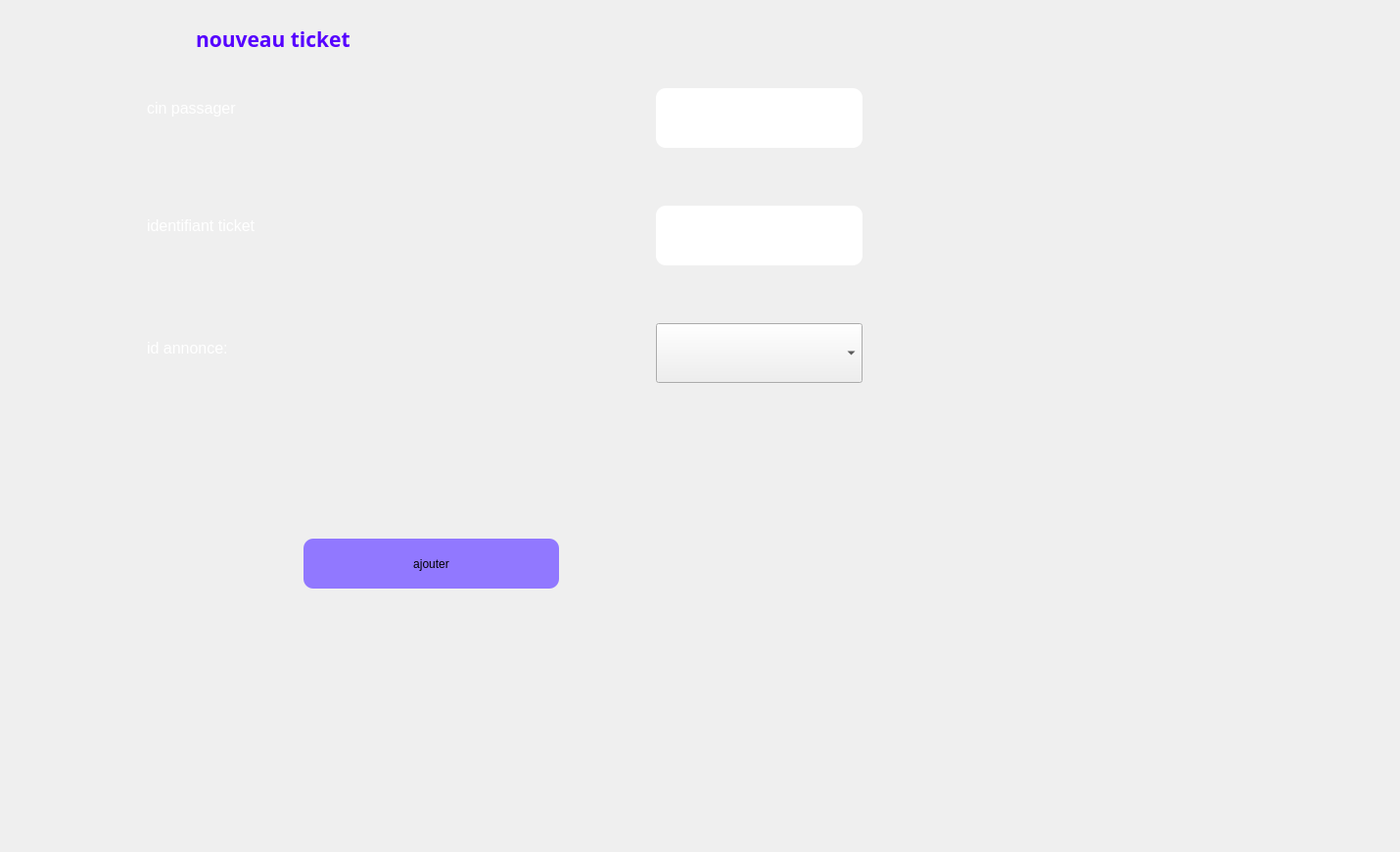
      <widget class="QWidget" name="tab_10">
       <attribute name="title">
        <string>ajouter</string>
       </attribute>
       <widget class="QLabel" name="label_31">
        <property name="geometry">
         <rect>
          <x>200</x>
          <y>10</y>
          <width>341</width>
          <height>61</height>
         </rect>
        </property>
        <property name="palette">
         <palette>
          <active>
           <colorrole role="WindowText">
            <brush brushstyle="SolidPattern">
             <color alpha="255">
              <red>85</red>
              <green>0</green>
              <blue>255</blue>
             </color>
            </brush>
           </colorrole>
          </active>
          <inactive>
           <colorrole role="WindowText">
            <brush brushstyle="SolidPattern">
             <color alpha="255">
              <red>85</red>
              <green>0</green>
              <blue>255</blue>
             </color>
            </brush>
           </colorrole>
          </inactive>
          <disabled>
           <colorrole role="WindowText">
            <brush brushstyle="SolidPattern">
             <color alpha="255">
              <red>120</red>
              <green>120</green>
              <blue>120</blue>
             </color>
            </brush>
           </colorrole>
          </disabled>
         </palette>
        </property>
        <property name="font">
         <font>
          <family>Bahnschrift SemiBold</family>
          <pointsize>9</pointsize>
          <weight>75</weight>
          <bold>true</bold>
         </font>
        </property>
        <property name="text">
         <string>&lt;html&gt;&lt;head/&gt;&lt;body&gt;&lt;p&gt;&lt;span style=&quot; font-size:16pt;&quot;&gt;nouveau ticket&lt;/span&gt;&lt;/p&gt;&lt;/body&gt;&lt;/html&gt;</string>
        </property>
        <property name="textFormat">
         <enum>Qt::RichText</enum>
        </property>
       </widget>
       <widget class="QLabel" name="label_32">
        <property name="geometry">
         <rect>
          <x>150</x>
          <y>90</y>
          <width>291</width>
          <height>41</height>
         </rect>
        </property>
        <property name="palette">
         <palette>
          <active>
           <colorrole role="WindowText">
            <brush brushstyle="SolidPattern">
             <color alpha="255">
              <red>255</red>
              <green>255</green>
              <blue>255</blue>
             </color>
            </brush>
           </colorrole>
          </active>
          <inactive>
           <colorrole role="WindowText">
            <brush brushstyle="SolidPattern">
             <color alpha="255">
              <red>255</red>
              <green>255</green>
              <blue>255</blue>
             </color>
            </brush>
           </colorrole>
          </inactive>
          <disabled>
           <colorrole role="WindowText">
            <brush brushstyle="SolidPattern">
             <color alpha="255">
              <red>120</red>
              <green>120</green>
              <blue>120</blue>
             </color>
            </brush>
           </colorrole>
          </disabled>
         </palette>
        </property>
        <property name="text">
         <string>&lt;html&gt;&lt;head/&gt;&lt;body&gt;&lt;p&gt;&lt;span style=&quot; font-size:12pt;&quot;&gt;cin passager&lt;/span&gt;&lt;/p&gt;&lt;/body&gt;&lt;/html&gt;</string>
        </property>
       </widget>
       <widget class="QLabel" name="label_33">
        <property name="geometry">
         <rect>
          <x>150</x>
          <y>210</y>
          <width>281</width>
          <height>41</height>
         </rect>
        </property>
        <property name="palette">
         <palette>
          <active>
           <colorrole role="WindowText">
            <brush brushstyle="SolidPattern">
             <color alpha="255">
              <red>255</red>
              <green>255</green>
              <blue>255</blue>
             </color>
            </brush>
           </colorrole>
          </active>
          <inactive>
           <colorrole role="WindowText">
            <brush brushstyle="SolidPattern">
             <color alpha="255">
              <red>255</red>
              <green>255</green>
              <blue>255</blue>
             </color>
            </brush>
           </colorrole>
          </inactive>
          <disabled>
           <colorrole role="WindowText">
            <brush brushstyle="SolidPattern">
             <color alpha="255">
              <red>120</red>
              <green>120</green>
              <blue>120</blue>
             </color>
            </brush>
           </colorrole>
          </disabled>
         </palette>
        </property>
        <property name="text">
         <string>&lt;html&gt;&lt;head/&gt;&lt;body&gt;&lt;p&gt;&lt;span style=&quot; font-size:12pt;&quot;&gt;identifiant ticket&lt;/span&gt;&lt;/p&gt;&lt;/body&gt;&lt;/html&gt;</string>
        </property>
       </widget>
       <widget class="QLabel" name="label_34">
        <property name="geometry">
         <rect>
          <x>150</x>
          <y>330</y>
          <width>201</width>
          <height>51</height>
         </rect>
        </property>
        <property name="palette">
         <palette>
          <active>
           <colorrole role="WindowText">
            <brush brushstyle="SolidPattern">
             <color alpha="255">
              <red>255</red>
              <green>255</green>
              <blue>255</blue>
             </color>
            </brush>
           </colorrole>
          </active>
          <inactive>
           <colorrole role="WindowText">
            <brush brushstyle="SolidPattern">
             <color alpha="255">
              <red>255</red>
              <green>255</green>
              <blue>255</blue>
             </color>
            </brush>
           </colorrole>
          </inactive>
          <disabled>
           <colorrole role="WindowText">
            <brush brushstyle="SolidPattern">
             <color alpha="255">
              <red>120</red>
              <green>120</green>
              <blue>120</blue>
             </color>
            </brush>
           </colorrole>
          </disabled>
         </palette>
        </property>
        <property name="text">
         <string>&lt;html&gt;&lt;head/&gt;&lt;body&gt;&lt;p&gt;&lt;span style=&quot; font-size:12pt;&quot;&gt;id annonce:&lt;/span&gt;&lt;/p&gt;&lt;/body&gt;&lt;/html&gt;</string>
        </property>
       </widget>
       <widget class="QLineEdit" name="cinpticket">
        <property name="geometry">
         <rect>
          <x>670</x>
          <y>90</y>
          <width>211</width>
          <height>61</height>
         </rect>
        </property>
        <property name="styleSheet">
         <string notr="true">border-radius: 10px;</string>
        </property>
       </widget>
       <widget class="QLineEdit" name="idtticket">
        <property name="geometry">
         <rect>
          <x>670</x>
          <y>210</y>
          <width>211</width>
          <height>61</height>
         </rect>
        </property>
        <property name="styleSheet">
         <string notr="true">border-radius: 10px;</string>
        </property>
       </widget>
       <widget class="QPushButton" name="ajoutticket">
        <property name="geometry">
         <rect>
          <x>310</x>
          <y>550</y>
          <width>261</width>
          <height>51</height>
         </rect>
        </property>
        <property name="cursor">
         <cursorShape>PointingHandCursor</cursorShape>
        </property>
        <property name="styleSheet">
         <string notr="true">background-color: rgb(0, 0, 255);
background-color: rgb(145, 120, 255);
border-radius: 10px;</string>
        </property>
        <property name="text">
         <string>ajouter</string>
        </property>
       </widget>
       <widget class="QLabel" name="label_41">
        <property name="geometry">
         <rect>
          <x>0</x>
          <y>-10</y>
          <width>1421</width>
          <height>861</height>
         </rect>
        </property>
        <property name="text">
         <string/>
        </property>
        <property name="pixmap">
         <pixmap>../images/bg.v1.jpg</pixmap>
        </property>
       </widget>
       <widget class="QComboBox" name="idantic">
        <property name="geometry">
         <rect>
          <x>670</x>
          <y>330</y>
          <width>211</width>
          <height>61</height>
         </rect>
        </property>
       </widget>
       <zorder>label_41</zorder>
       <zorder>label_31</zorder>
       <zorder>label_32</zorder>
       <zorder>label_33</zorder>
       <zorder>label_34</zorder>
       <zorder>cinpticket</zorder>
       <zorder>idtticket</zorder>
       <zorder>ajoutticket</zorder>
       <zorder>idantic</zorder>
      </widget>
